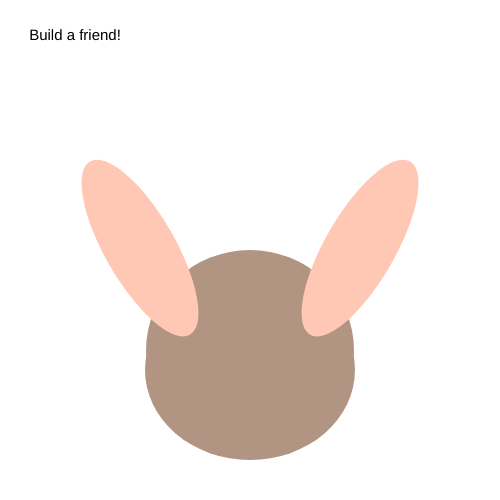
Frame 1 (no input)
Frame 60 (no input): identical to frame 1, image omitted
Frame 120 (the mouse pressed at the canvas centre since frame 60): identical to frame 1, image omitted

The p5.js sketch that drew this single still picture (run headless with seeded random() and noise() and a simulated clock; from frame 60 on, the mouse is pressed at the canvas centre):

// p5.js sketch
// ── sketch.js
let slider;
let theInput;

function setup() {
  createCanvas(500, 500);
  noStroke();

  slider = createSlider(0, 255, 127);
  slider.position(20, 520);
  slider.size(210);
  
  theInput = createInput();
  theInput.attribute('placeholder', 'Name your animal');
  theInput.position(20, 500);
  theInput.size(200);
  
  selection = createSelect();
  selection.position(430, 510);
  selection.option('rabbit');
  selection.option('bear');
  selection.option('dog');
  selection.option('cat');
 
}

function draw() {
  background(255); 
  
  let words = theInput.value();
  fill(0);
  textAlign(CENTER);
  textSize(32);
  text(words, 230, 120);

  let val = slider.value();
   //for lighter brown
  fill(210 - val / 4, 180 - val / 4, 130); 
  ellipse(250, 350, 208, 200);
  ellipse(250, 370, 210, 180);
  
  let x = selection.selected();
  if(x === 'cat'){
    triangle(160, 300, 150, 170, 250, 300);
    triangle(340, 300, 350, 170, 250, 300);
   } else if (x === 'dog') {
    // darker brown for ears
    fill(150, 100, 50); 
    ellipse(180, 310, 60, 120); 
    ellipse(320, 310, 60, 120); 
  } else if (x === 'bear') {
    fill(150, 100, 50); 
    ellipse(150, 260, 90, 90); 
    ellipse(350, 255, 90, 90);    
  } else if (x === 'rabbit') {
    fill(255, 200, 180);
     push();
    translate(170, 300); 
    rotate(-PI / 6); 
    ellipse(0, -60, 70, 200); 
    pop();
    push();
    translate(330, 300); 
    rotate(PI / 6); 
    ellipse(0, -60, 70, 200); 
    pop();

    fill(0);
    textSize(15)
    text('Build a friend!', 75, 40);
    
  }
}
